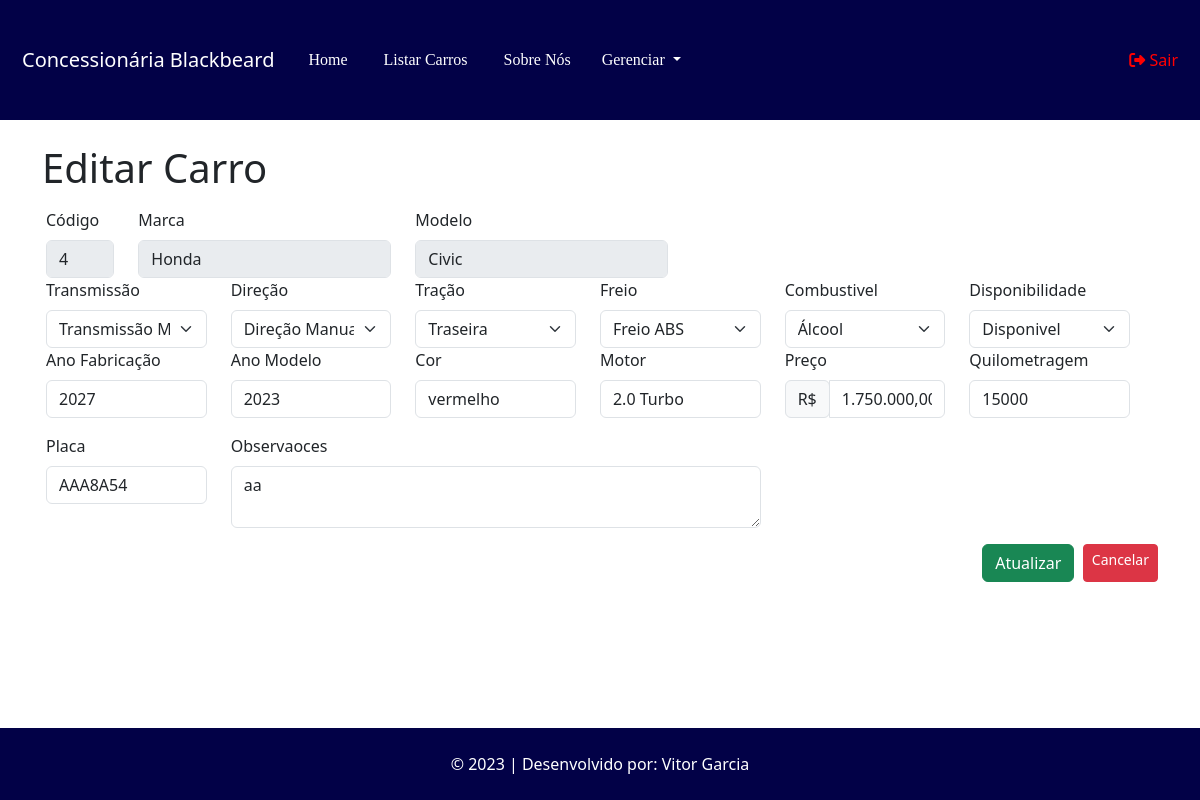
Page /carro/edicao/4 (signed in) on the earlier database version.
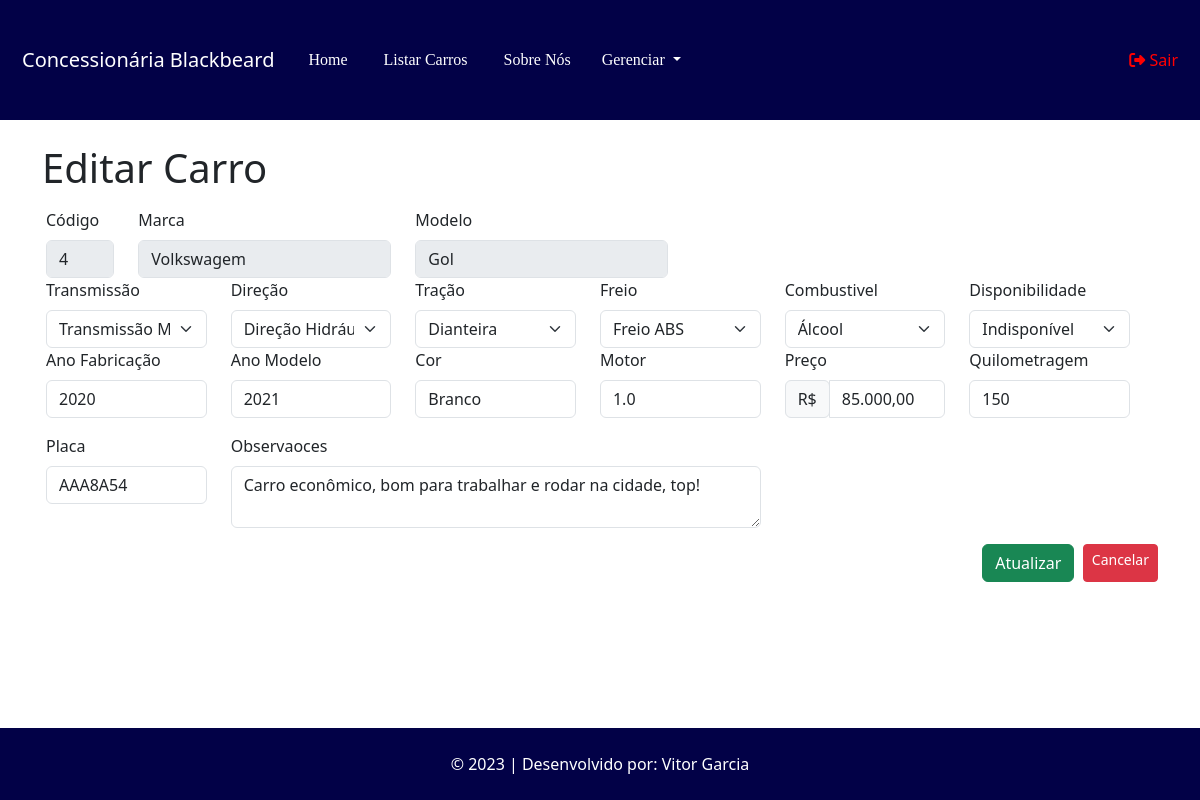
Same page on the later database version.
### tables this page shows
CREATE TABLE `marca` (
  `id` int(11) NOT NULL,
  `nome` varchar(100) NOT NULL
);

CREATE TABLE `modelo` (
  `id` int(11) NOT NULL,
  `nome` varchar(100) NOT NULL,
  `id_marca` int(11) NOT NULL
);

CREATE TABLE `carro` (
  `id` int(11) NOT NULL,
  `id_modelo` int(11) NOT NULL,
  `ano_fabricacao` year(4) NOT NULL,
  `cor` varchar(50) NOT NULL,
  `preco_venda` decimal(10,2) NOT NULL,
  `quilometragem` int(11) NOT NULL,
  `modelo_direcao` varchar(50) NOT NULL,
  `modelo_transmissao` varchar(50) NOT NULL,
  `placa` varchar(12) NOT NULL,
  `observacoes` varchar(255) NOT NULL,
  `disponibilidade` varchar(50) NOT NULL,
  `tipo_freio` varchar(15) NOT NULL,
  `motor` varchar(15) NOT NULL,
  `tipo_combustivel` varchar(15) NOT NULL,
  `tipo_tracao` varchar(15) NOT NULL,
  `ano_modelo` year(4) NOT NULL
);

### App/Controllers/Controller.php (called while the page is built, shortened)
<?php
abstract class Controller
{
    private $viewVar;
    public function render($view)
    {
        $viewVar = $this->getViewVar();
        require_once PATH . '/App/Views/layouts/cabecalho.php';
        require_once PATH . '/App/Views/' . $view . '.php';
        require_once PATH . '/App/Views/layouts/rodape.php';
    }
    public function getViewVar()
    {
        return $this->viewVar;
    }
    public function setViewParam($varName, $varValue)
    {
        if ($varName != "" && $varValue != "") {
            $this->viewVar[$varName] = $varValue;
        }
    }
}

### App/Controllers/CarroController.php (called while the page is built, shortened)
<?php
class CarroController extends Controller
{
    public function edicao($params){
        $idCarro = $params[0];
        $carroDAO = new CarroDAO();
        $carro = $carroDAO->listar($idCarro);
        $this->render('/carro/editar');
    }
}

### index.php (called while the page is built, shortened)
<?php
try {
    $app = new App();
    $app->run();
}catch (\Exception $e){
    $oError = new Erro($e);
    $oError->render();
}

### App/Models/DAO/BaseDAO.php (called while the page is built, shortened)
<?php
abstract class BaseDAO
{
    private $conexao;
    public function __construct()
    {
        $this->conexao = Conexao::getConnection();
    }
    public function select($sql)
    {
        if (!empty($sql)) {
            return $this->conexao->query($sql);
        }
    }
}

### App/Lib/Conexao.php (called while the page is built, shortened)
<?php
class Conexao
{
    private static $connection;
    public static function getConnection()
    {
        $pdoConfig = DB_DRIVER . ":" . "host=" . DB_HOST . ";";
        $pdoConfig .= "dbname=" . DB_NAME . ";";
        try {
            if (!isset(self::$connection)) {
                self::$connection = new PDO($pdoConfig, DB_USER, DB_PASSWORD);
                self::$connection->setAttribute(PDO::ATTR_ERRMODE, PDO::ERRMODE_EXCEPTION);
            }
            return self::$connection;
        } catch (PDOException $e) {
            throw new Exception("Erro de conexão com o banco de dados", 500);
        }
    }
}

### App/Models/DAO/CarroDAO.php (called while the page is built, shortened)
<?php
class CarroDAO extends BaseDAO{
    public function listar($id = null){
        if($id){
            $resultado = $this->select(
                "SELECT * FROM carro WHERE id = $id"
            );
            return $resultado->fetchObject(Carro::class);
        } else {
            $resultado = $this->select(
                'SELECT * FROM carro'
            );
            return $resultado->fetchAll(\PDO::FETCH_CLASS, Carro::class);
        }
        return false;
    }
}
?>

### App/Models/Entidades/Carro.php (called while the page is built, shortened)
<?php
class Carro{
     private $id;
     private $ano_fabricacao;
     private $ano_modelo;
     private $cor;
     private $preco_venda;
     private $quilometragem;
     private $modelo_direcao;
     private $modelo_transmissao;
     private $placa;
     private $observacoes;
     private $disponibilidade;
     private $tipo_freio;
     private $motor;
     private $tipo_tracao;
     public function getId(){
          return $this->id;
     }
     function getAno_fabricacao(){
          return $this->ano_fabricacao;
     }
     function getAno_modelo(){
          return $this->ano_modelo;
     }
     public function getCor(){
          return $this->cor;
     }
     public function getPreco_venda(){
          return $this->preco_venda;
     }
     public function getQuilometragem(){
          return $this->quilometragem;
     }
     public function getModelo_direcao(){
          return $this->modelo_direcao;
     }
     public function getModelo_transmissao(){
          return $this->modelo_transmissao;
     }
     public function getPlaca(){
          return $this->placa;
     }
     public function getObservacoes(){
          return $this->observacoes;
     }
     public function getDisponibilidade(){
          return $this->disponibilidade;
     }
     public function getTipo_freio(){
          return $this->tipo_freio;
     }
     public function getMotor(){
          return $this->motor;
     }
     public function getTipo_tracao(){
          return $this->tipo_tracao;
     }
     private $id_modelo;
     public function getId_modelo(){
          return $this->id_modelo;
     }
}
?>

### App/Models/DAO/ModeloDAO.php (called while the page is built, shortened)
<?php
class ModeloDAO extends BaseDAO{
    public function listar($id = null){
        if($id){
            $resultado = $this->select(
                "SELECT * FROM modelo WHERE id = $id"
            );
            return $resultado->fetchObject(Modelo::class);
        } else {
            $resultado = $this->select(
                'SELECT * FROM modelo'
            );
            return $resultado->fetchAll(\PDO::FETCH_CLASS, Modelo::class);
        }
        return false;
    }
}
?>

### App/Models/Entidades/Modelo.php (called while the page is built, shortened)
<?php
class Modelo{
     private $nome;
     private $id_marca;
     public function getNome(){
          return $this->nome;
     }
   function getId_marca(){
        return $this->id_marca;
   }
}
?>

### App/Models/DAO/MarcaDAO.php (called while the page is built, shortened)
<?php
class MarcaDAO extends BaseDAO{
    public function listar($id = null){
        if($id){
            $resultado = $this->select(
                "SELECT * FROM marca WHERE id = $id"
            );
            return $resultado->fetchObject(Marca::class);
        } else {
            $resultado = $this->select(
                'SELECT * FROM marca'
            );
            return $resultado->fetchAll(\PDO::FETCH_CLASS, Marca::class);
        }
        return false;
    }
}
?>

### App/Models/Entidades/Marca.php (called while the page is built, shortened)
<?php
class Marca{
     private $nome;
   function getNome(){
        return $this->nome;
   }
}
?>

### App/Views/carro/editar.php (the view, shortened to what the changed rows need)
<?php
$carro = $viewVar['carro'];
$modeloDAO = new ModeloDAO();
$modelo = $modeloDAO->listar($carro->getId_modelo());
$marcaDAO = new MarcaDAO();
$marca = $marcaDAO->listar($modelo->getId_marca());
if (isset($_SESSION['login'])) {
?>
<div class="container">
  <br>
    <h1>Editar Carro</h1>
  <br>
  <form action="http://<?php echo APP_HOST; ?>/carro/atualizar" method="post" class="row g-3">
    <div class="row">
      <div class="col-md-1">
        <label for="id" class="form-label">Código</label>
        <input type="text" class="form-control" value="<?php echo $carro->getId(); ?>" disabled>
      </div>
      <div class="col-md-3">
        <label for="inputMarca" class="form-label">Marca</label>
        <input type="text" class="form-control" id="inputMarca" value="<?php echo $marca->getNome(); ?>" disabled>
      </div>
      <div class="col-md-3">
        <label for="inputModelo" class="form-label">Modelo</label>
        <input type="text" class="form-control" id="inputModelo" value="<?php echo $modelo->getNome(); ?>" disabled>
      </div>
    </div>
    <div class="row">
        <div class="col-md-2">
          <label for="selectTransmissaos" class="form-label">Transmissão</label>
            <select class="form-select" aria-label="Selecione o Cambio" id="selectTransmissao" name="transmissao">
              <option <?php echo ($carro->getModelo_transmissao() == "Transmissão Manual" ) ? "selected" : null ; ?> value="Transmissão Manual">Transmissão Manual</option>
            </select>
        </div>
        <div class="col-md-2">
          <label for="selectDirecao" class="form-label">Direção</label>
            <select class="form-select" aria-label="Selecione a Direção" id="selectDirecao" name="direcao">
              <option <?php echo ($carro->getModelo_direcao() == "Manual" ) ? "selected" : null ; ?> value="Manual">Direção Manual</option>
              <option <?php echo ($carro->getModelo_direcao() == "Hidráulica" ) ? "selected" : null ; ?> value="Hidráulica">Direção Hidráulica</option>
            </select>
        </div>
        <div class="col-md-2">
          <label for="selectTracao" class="form-label">Tração</label>
            <select class="form-select" aria-label="Selecione a Tração" id="selectTracao" name="tracao">
              <option <?php echo ($carro->getTipo_tracao() == "Traseira" ) ? "selected" : null ; ?> value="Traseira">Traseira</option>
              <option <?php echo ($carro->getTipo_tracao() == "Dianteira" ) ? "selected" : null ; ?> value="Dianteira">Dianteira</option>
            </select>
        </div>
        <div class="col-md-2">
          <label for="selectFreio" class="form-label">Freio</label>
            <select class="form-select" aria-label="Selecione o Tipo do Freio" id="selectFreio" name="freio">
              <option <?php echo ($carro->getTipo_tracao() == "ABS" ) ? "selected" : null ; ?> value="ABS">Freio ABS</option>
            </select>
        </div>
        <div class="col-md-2">
          <label for="selectCombustivel" class="form-label">Combustivel</label>
            <select class="form-select" aria-label="Tipo do Combustivel" id="selectCombustivel" name="combustivel">
              <option <?php echo ($carro->getTipo_freio() == "Álcool" ) ? "selected" : null ; ?> value="Álcool">Álcool</option>
            </select>
        </div>
        <div class="col-md-2">
          <label for="selectDisponibilidade" class="form-label">Disponibilidade</label>
            <select class="form-select" aria-label="Disponibildiade" id="selectDisponibilidade" name="disponibilidade">
              <option <?php echo ($carro->getDisponibilidade() == "Disponível" ) ? "selected" : null ; ?> value="Disponível">Disponivel</option>
              <option <?php echo ($carro->getDisponibilidade() == "Indisponível" ) ? "selected" : null ; ?> value="Indisponível">Indisponível</option>
            </select>
        </div>
      </div>
    <div class="row">
      <div class="col-md-2">
        <label for="inputAno_modelo" class="form-label">Ano Fabricação</label>
        <input type="text" class="form-control" id="ano_fabricacao" name="ano_fabricacao" value="<?php echo $carro->getAno_fabricacao(); ?>">
      </div>
      <div class="col-md-2">
        <label for="inputAno_modelo" class="form-label">Ano Modelo</label>
        <input type="text" class="form-control" id="ano_modelo" name="ano_modelo" value="<?php echo $carro->getAno_modelo(); ?>">
      </div>
      <div class="col-md-2">
        <label for="inputCor" class="form-label">Cor</label>
        <input type="text" class="form-control" id="inputCor" name="cor" value="<?php echo $carro->getCor(); ?>">
      </div>
      <div class="col-md-2">
        <label for="inputMotor" class="form-label">Motor</label>
        <input type="text" class="form-control" id="inputMotor" name="motor" value="<?php echo $carro->getMotor(); ?>">
      </div>
      <div class="col-md-2">
          <label for="inputPreco" class="form-label">Preço</label>
          <div class="input-group mb-3">
              <div class="input-group-prepend">
                  <span class="input-group-text">R$</span>
              </div>
              <input type="text" class="form-control money" id="inputPreco_venda" name="preco_venda" value="<?php echo number_format($carro->getPreco_venda(), 2, ',', '.'); ?>">
          </div>
      </div>
      <?php
      if ($carro->getQuilometragem() != 0) {
      ?>
      <div class="col-md-2">
        <label for="inputQuilometragem" class="form-label">Quilometragem</label>
        <input type="text" class="form-control" id="inputQuilometragem" name="quilometragem"  value="<?php echo $carro->getQuilometragem(); ?>">
    </div>
    <div class="col-md-2">
        <label for="inputPlaca" class="form-label">Placa</label>
        <input type="text" class="form-control" id="inputPlaca" name="placa" value="<?php echo $carro->getPlaca(); ?>">
    </div>
<?php    }
            ?>
      <div class="col-md-6">
        <label for="inputObservacao" class="form-label">Observaoces</label>
        <textarea type="textarea" class="form-control" id="inputObservacao" name="observacao"><?php echo $carro->getObservacoes(); ?></textarea>
      </div>
    </div>
    <div class="col-md-12 d-flex justify-content-end">
      <button type="submit" class="btn btn-success">Atualizar</button>&nbsp&nbsp
      <a href="http://<?php echo APP_HOST; ?>/carro/pesquisar" class="btn btn-danger btn-sm">Cancelar</a>
   </div>
      </form>
        <br>
</div>
<?php
    }
?>

Differences in the rows shown:
no longer on this page (row edited): marca: nome "Honda"
no longer on this page (row edited): modelo: nome "Civic"
changed carro "Transmissão Manual": direcao "Direção Manual" → "Direção Hidráulica"; tracao "Traseira" → "Dianteira"; disponibilidade "Disponivel" → "Indisponível"; ano_fabricacao "2027" → "2020"; ano_modelo "2023" → "2021"; cor "vermelho" → "Branco"; motor "2.0 Turbo" → "1.0"; preco_venda "1.750.000,00" → "85.000,00"; quilometragem "15000" → "150"; observacao "aa" → "Carro econômico, bom para trabalhar e rodar na cidade, top!"
now on this page (row unchanged): marca: nome "Volkswagem"
now on this page (row edited): modelo: nome "Gol"
